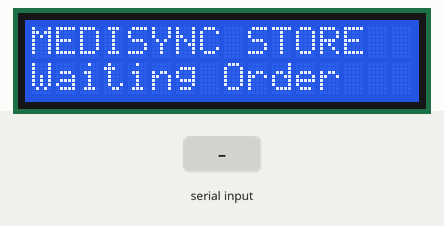
This sketch was run on a simulated Arduino Uno, built with avr-gcc and run on an emulated ATmega328P. Parts: 16×2 character LCD. The test bench sets the inputs (shaded band). What the sketch prints to the serial monitor is not drawn.

Above: at 0.1 s.
At 3.3 s:
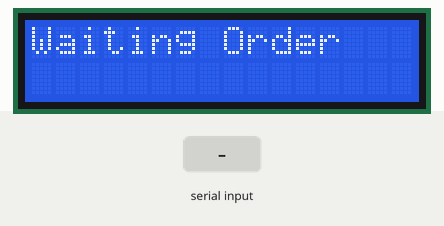
3.4 s: "Dextrose Injection\n" received over the second serial link
4.9 s: "1\n" received over the second serial link
Timing chart, 0 to 7.9 s (numbered marks = the images above; inputs shaded):
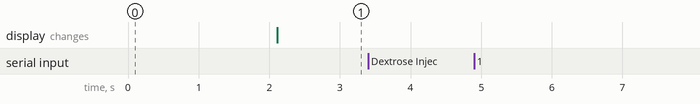

Measured:
- after the input at 3.4 s, every drawn part: stays the same
- after the input at 4.9 s, every drawn part: stays the same

The sketch:

code_-_RX.ino
```cpp
#include <Wire.h>
#include <LiquidCrystal_I2C.h>
#include <SoftwareSerial.h>

// =====================================
// LCD 2
// =====================================

LiquidCrystal_I2C lcd(0x27, 16, 2);

// =====================================
// UART
// D10 = RX
// D11 = TX
// =====================================

SoftwareSerial uart(10, 11);

// =====================================
// VARIABLES
// =====================================

String receivedData = "";
String medicine = "";
String quantity = "";

// =====================================
// SETUP
// =====================================

void setup() {

  lcd.init();
  lcd.backlight();

  // UART
  uart.begin(9600);

  // Serial Monitor
  Serial.begin(9600);

  // Starting message
  lcd.clear();

  lcd.setCursor(0, 0);
  lcd.print("MEDISYNC STORE");

  lcd.setCursor(0, 1);
  lcd.print("Waiting Order");

  delay(2000);

  lcd.clear();

  lcd.setCursor(0, 0);
  lcd.print("Waiting Order");
}

// =====================================
// MAIN LOOP
// =====================================

void loop() {

  if (uart.available()) {

    // Receive complete order
    receivedData = uart.readStringUntil('\n');

    receivedData.trim();

    // Serial Monitor
    Serial.print("Received: ");
    Serial.println(receivedData);

    // Find comma
    int commaIndex = receivedData.indexOf(',');

    if (commaIndex > 0) {

      // Extract medicine
      medicine = receivedData.substring(0, commaIndex);

      // Extract quantity
      quantity = receivedData.substring(commaIndex + 1);

      // Display received order
      displayOrder();
    }
  }
}

// =====================================
// DISPLAY ORDER ON LCD 2
// =====================================

void displayOrder() {

  lcd.clear();

  // Display medicine
  lcd.setCursor(0, 0);

  // LCD can display only 16 characters
  if (medicine == "Dextrose Injection") {

    lcd.print("Dextrose Inj.");

  }
  else if (medicine == "Hydrocortisone Injection") {

    lcd.print("Hydrocortisone");

  }
  else if (medicine == "Tranexamic Acid (TXA)") {

    lcd.print("TXA");

  }
  else {

    lcd.print(medicine);
  }

  // Display quantity
  lcd.setCursor(0, 1);
  lcd.print("Qty: ");
  lcd.print(quantity);
}
```
